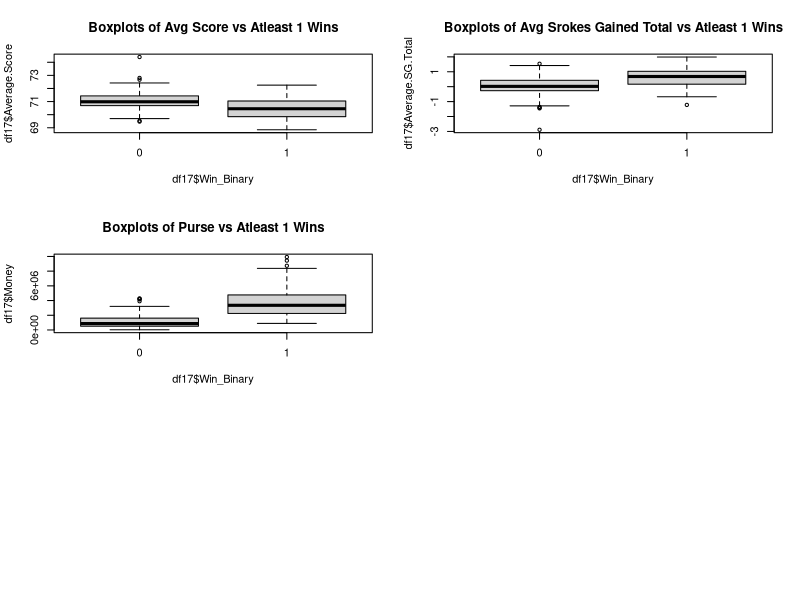

Write the R code that produced this figure. (Note: this script raises an error after producing the figure.)
library(tidyverse)
library(ROCR)
library(MASS)
library(dplyr)
library(caret)
####### Project 2 PGA Tour Analysis #######
data = read.csv('pgaTourData.csv')
data = as.data.frame(data)

# The bottom half of the data set contains many empty observations 
df = data[-c(1679:2312),]

#Create Atleast 1 win binary variable
df$Win_Binary <- ifelse(df$Wins >=1 , 1,0)

#For the NA observations in the column adjust them to 0
df$Win_Binary[is.na(df$Win_Binary)] <- 0

#make win binary a character variable
df$Win_Binary = factor(df$Win_Binary)

#Select only year 2017 for training set
df18 = df[c(1:193),]
#Select only year 2018 for test set
df17 = df[c(194:383),]

df17$Win_Binary = relevel(df17$Win_Binary, ref = "0")
df18$Win_Binary = relevel(df18$Win_Binary, ref = "0")
#Frequency table of wins and losses
table(df17$Win_Binary)
#34 players with a win, 156 players without a win
table(df18$Win_Binary)
############################################# Variables that wouldn't be interesting necessarily ######################################################
#It is obvious the players that score the best, have the highest avg strokes gained and made the most money would be the winners. So I'd avoid these three 
#since it wouldn't make our model necessarily interesting

############################################After fitting some models these may be the most important variables to produce something that works########
par(mfrow=c(3,2))
boxplot(df17$Average.Score~df17$Win_Binary, main = "Boxplots of Avg Score vs Atleast 1 Wins") #try to avoid this variable cause it'd be boring
boxplot(df17$Average.SG.Total~df17$Win_Binary, main = "Boxplots of Avg Srokes Gained Total vs Atleast 1 Wins") #try to avoid this variable cause it'd be boring
boxplot(df17$Money~df17$Win_Binary, main = "Boxplots of Purse vs Atleast 1 Wins")# try to avoid this variable because it'd be boring
boxplot(df17$Points~df17$Win_Binary, main = "Boxplots of Points vs Atleast 1 Wins")
boxplot(df17$Top.10~df17$Win_Binary, main = "Boxplots of Top Tens vs Atleast 1 Wins")
boxplot(df17$Rounds~df17$Win_Binary, main = "Boxplots of Rounds vs Atleast 1 Wins")
########################################################################################################################################################

#############Rounds may be cool to look at to see if purely playing more raises there chances while in the presence of the other variables #############

boxplot(df17$Rounds~df17$Win_Binary, main = "Boxplots of Rounds vs Atleast 1 Wins")

########################################################################################################################################################

###################################3 VaRIABLES THAT ARE CONSIDERED YOUR LONG GAME IN GOLF ##############################################################
par(mfrow=c(1,3))
boxplot(df17$Fairway.Percentage~df17$Win_Binary, main = "Boxplots of Fairway Percentage vs Atleast 1 Wins") #large spread in comparison
boxplot(df17$Avg.Distance~df17$Win_Binary, main = "Boxplots of Avg Distance vs Atleast 1 Wins") #avg distance looks interesting
boxplot(df17$SG.OTT~df17$Win_Binary, main = "Boxplots of Avg Srokes Gained off the tee vs Atleast 1 Wins") # may be a combination of the two above

########################################################################################################################################################

################################### VaRIABLES THAT ARE CONSIDERED YOUR mEDIUM GAME IN GOLF #############################################################

boxplot(df17$gir~df17$Win_Binary, main = "Boxplots of GIR vs Atleast 1 Wins") #does not look very different
boxplot(df17$SG.APR~df17$Win_Binary, main = "Boxplots of SG.APR vs Atleast 1 Wins") #decent spread
boxplot(df17$Average.Scrambling~df17$Win_Binary, main = "Boxplots of Scrambling vs Atleast 1 Wins") #decent spread between the two, better players less scrambling
 
########################################################################################################################################################


################################### VaRIABLES THAT ARE CONSIDERED YOUR SHORT GAME IN GOLF ##############################################################

boxplot(df17$Average.Putts~df17$Win_Binary, main = "Boxplots of Avg Putts vs Atleast 1 Wins") # better players have smaller spread of avg putts
boxplot(df17$Average.SG.Putts~df17$Win_Binary, main = "Boxplots of SG.Putts vs Atleast 1 Wins") # better players gain more strokes on putts
boxplot(df17$SG.ARG~df17$Win_Binary, main = "Boxplots of SG.ARG vs Atleast 1 Wins") # better players gain more strokes chipping

########################################################################################################################################################

####### New approach Stepwise regression using all numerics

full.model <- glm(Win_Binary ~ Rounds + Fairway.Percentage + Avg.Distance
                  + gir + Average.Putts + Average.Scrambling  
                  + Points + Average.SG.Putts + Average.SG.Total + SG.OTT 
                   + SG.APR + SG.ARG + Money, data = df17, family = binomial)


coef(full.model)

step.model <- full.model %>% stepAIC(trace = FALSE)
step.model

summary(step.model)
1-pchisq(step.model$null.deviance-step.model$deviance,5)

df18 = df[c(1:190),]
par(mfrow=c(1,1))
preds<-predict(step.model,newdata=df18, type="response")
preds[is.na(preds)] <- 0
rates<-prediction(preds, df18$Win_Binary)
roc_result<-performance(rates,measure="tpr", x.measure="fpr")
plot(roc_result, main = "ROC Plot")
lines(x = c(0,1), y = c(0,1), col="red")

auc=performance(rates, measure = "auc")
auc@y.values

thresh = .15
table(df18$Win_Binary, preds>thresh)

TN= table(df18$Win_Binary, preds>thresh)[1]
FN= table(df18$Win_Binary, preds>thresh)[2]
FP= table(df18$Win_Binary, preds>thresh)[3]
TP= table(df18$Win_Binary, preds>thresh)[4]
FPR = FP / (TN + FP)
FNR = FN / (FN + TP)

#False positive rate
FPR
#False negative rate
FNR


#get rid of the boring variables, only on playing variables now

full.model <- glm(Win_Binary ~  Fairway.Percentage + Avg.Distance
                  + gir + Average.Putts + Average.Scrambling 
                   + Average.SG.Putts  + SG.OTT 
                   + SG.APR + SG.ARG, data = df17, family = binomial)

coef(full.model)

step.model <- full.model %>% stepAIC(trace = FALSE)
step.model

summary(step.model)
1-pchisq(step.model$null.deviance-step.model$deviance,6)



df18 = df[c(1:190),]

preds<-predict(step.model,newdata=df18, type="response")
preds[is.na(preds)] <- 0
rates<-prediction(preds, df18$Win_Binary)
roc_result<-performance(rates,measure="tpr", x.measure="fpr")
plot(roc_result, main="ROC Plot")
lines(x = c(0,1), y = c(0,1), col="red")

auc=performance(rates, measure = "auc")
auc@y.values

thresh = .4
table(df18$Win_Binary, preds>thresh)

TN= table(df18$Win_Binary, preds>thresh)[1]
FN= table(df18$Win_Binary, preds>thresh)[2]
FP= table(df18$Win_Binary, preds>thresh)[3]
TP= table(df18$Win_Binary, preds>thresh)[4]
FPR = FP / (TN + FP)
FNR = FN / (FN + TP)

#False positive rate
FPR
#False negative rate
FNR
